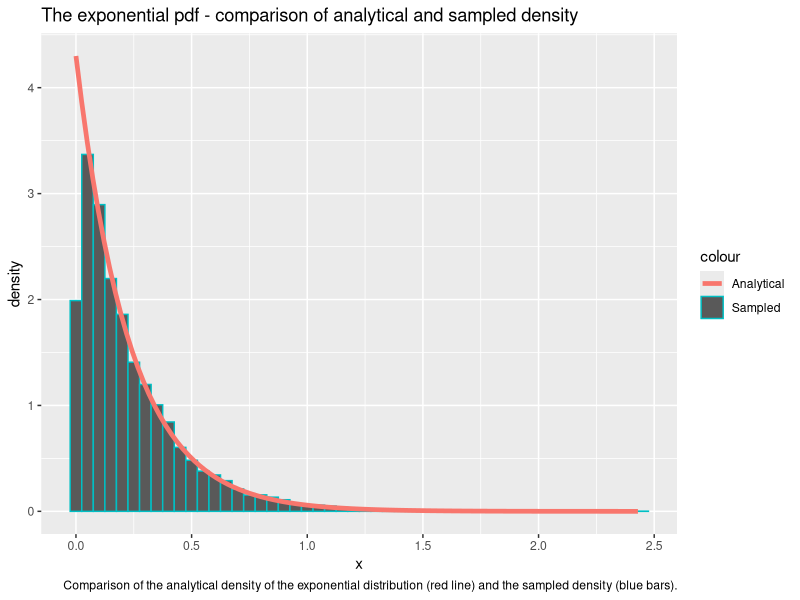
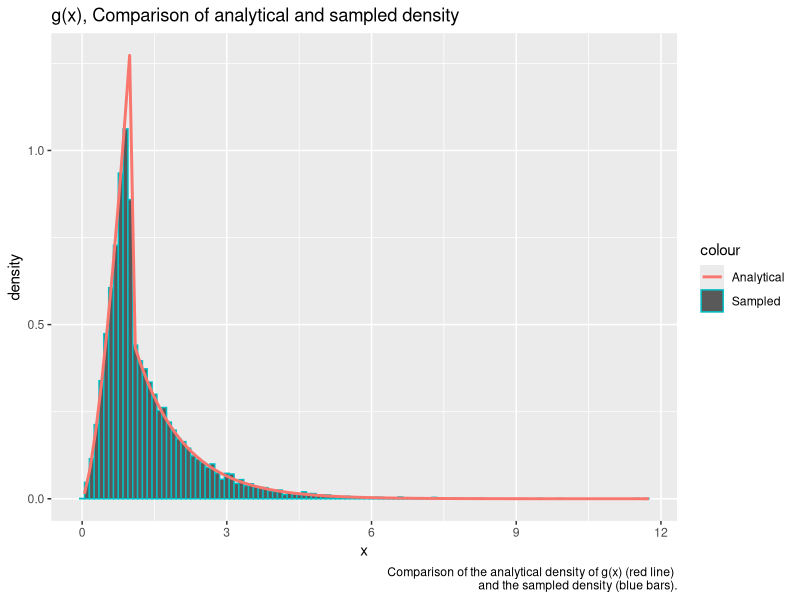
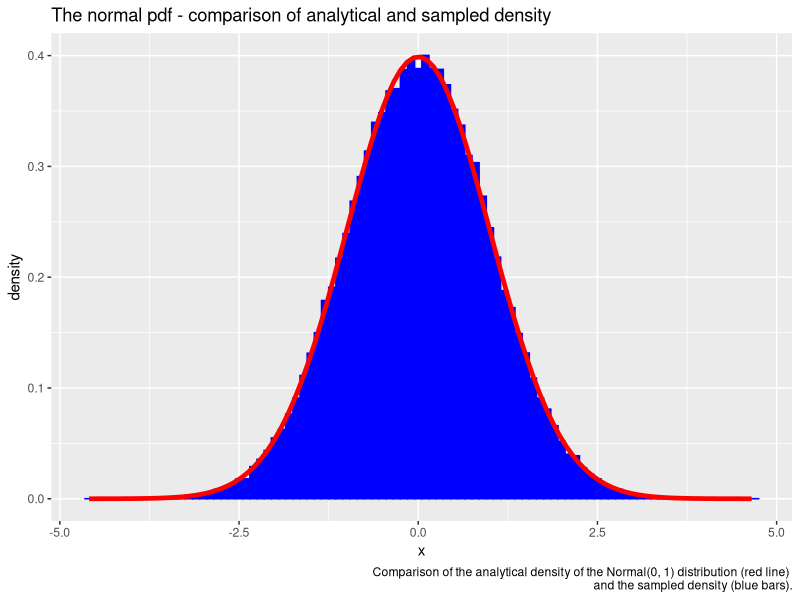
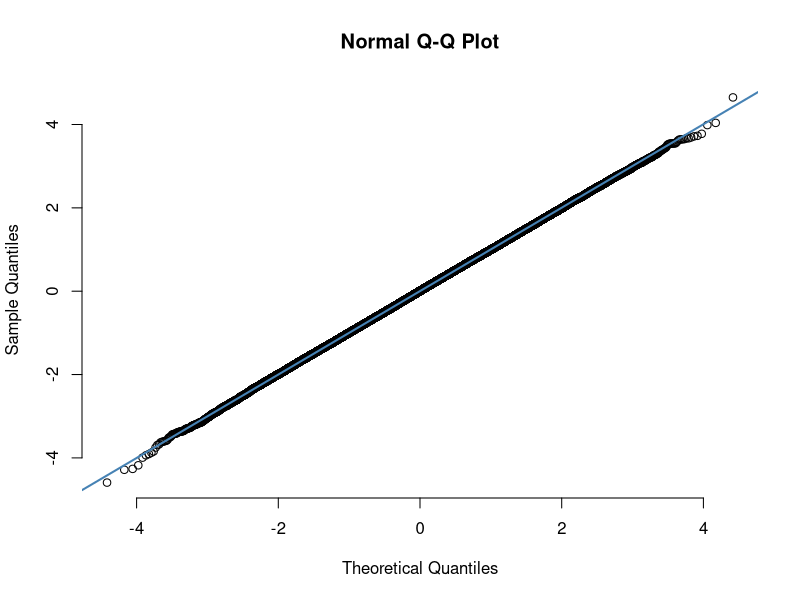
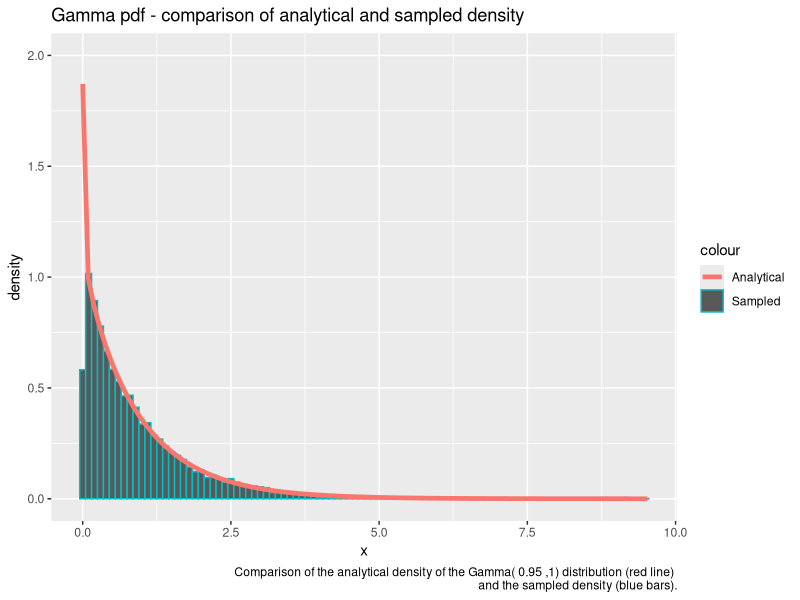
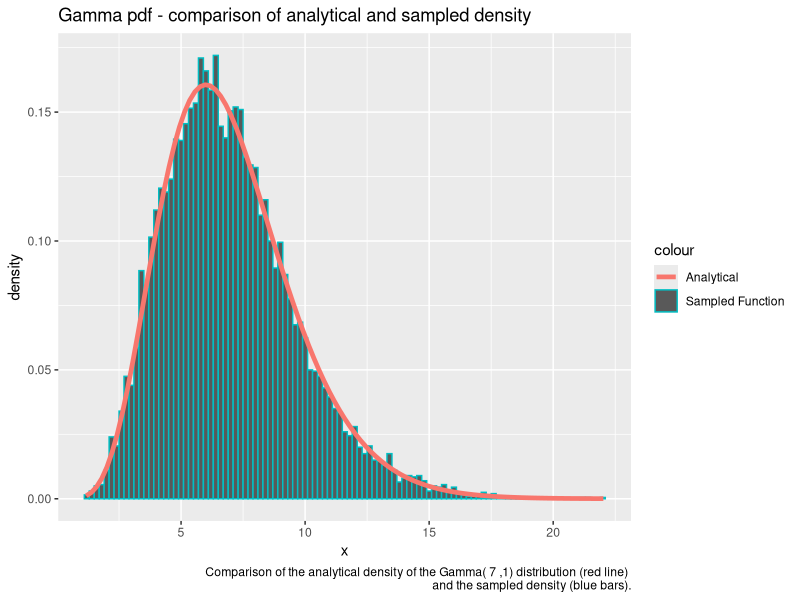
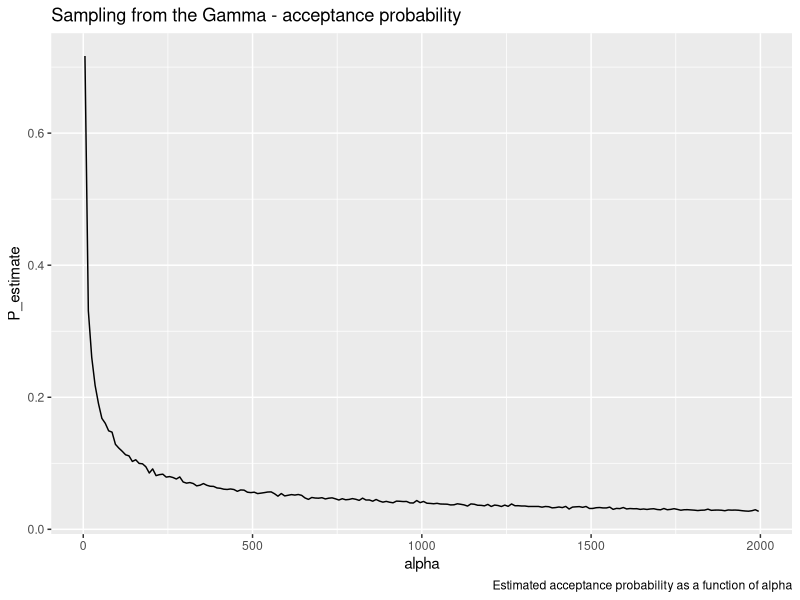
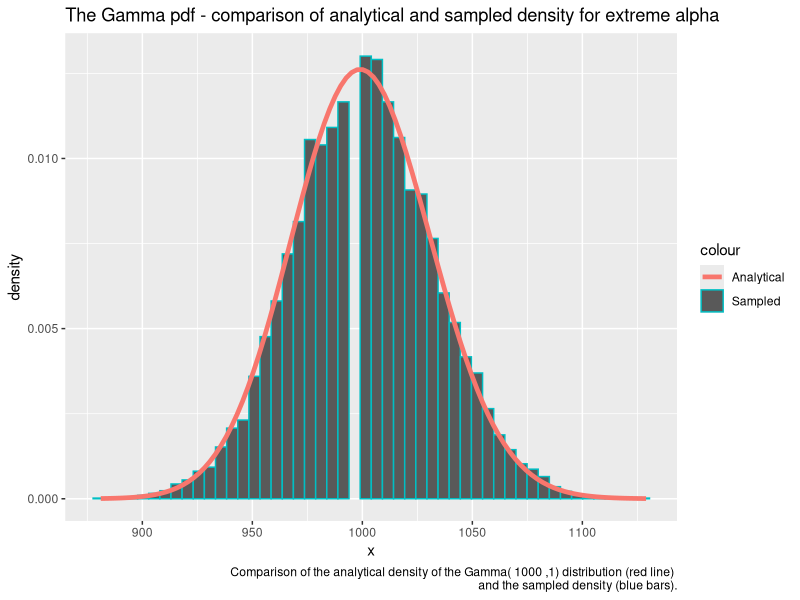

Recreate these plots in R, in order.
## ---- chunk 1
library(formatR)
showsol <- FALSE
library(knitr)
opts_chunk$set(tidy.opts = list(width.cutoff = 68), tidy = TRUE, warning = FALSE, error = FALSE, message = FALSE, echo = TRUE)
## ---- chunk 2
library(ggplot2) # Load library for plotting
exponential<- function(lambda, n=1){
  u = runif(n) # Draw uniformly distributed variables
  x = -1/lambda*log(u) # Do transformation to get exp. distr. variables 
  return(x)
}
## ---- chunk 3
n = 10000
lambda = 4.300
x = exponential(lambda,n) # Draw samples from created function
cat('Theoretical mean: ', 1/lambda,' Computed mean: ', mean(x),'\n')
cat('Theoretical variance: ', 1/lambda^2, ' Computed variance: ', var(x))
## ---- chunk 4
# Prepare generated samples for plotting by putting them in a dataframe 
df2 <- data.frame(theo=seq(0,max(x),length.out=n), x=x)
# Plot the data
ggplot(df2, aes(x = x)) + geom_histogram(aes(y = ..density.., color = "Sampled"), binwidth=0.05) + stat_function(fun=dexp,geom = "line",size=1.6,args = (mean=lambda),aes(color="Analytical")) + ggtitle("The exponential pdf - comparison of analytical and sampled density") + labs(x='x', y='density', caption='Comparison of the analytical density of the exponential distribution (red line) and the sampled density (blue bars).')
## ---- chunk 5
# The function g(x) from problem A.2
g = function(x, alpha){
  c = alpha*exp(1)/(alpha+exp(1))
  result = vector(length = length(x))
  result[x<1.] = sapply(x[x<1.], function(x) c*x^(alpha - 1))
  result[x>=1.] = sapply(x[x>=1.], function(x) c*exp(-x))
  return(as.double(result))}
# The following function returns n from the density function g(x)
# by doing inversion sampling
G_inv = function(n, alpha){
  c = alpha*exp(1)/(alpha+exp(1))
  u = runif(n)
  result = vector(length = n)
  result[u < c/alpha] = (alpha/c * u[u < c/alpha])^(1/alpha)
  result[u >= c/alpha] = -log(1/alpha + exp(-1) - u[u >= c/alpha]/c)
  return(result)}

alpha = 2.5
n = 10000
xsamples = G_inv(n, alpha) # Sample from the density function g(x) by inversion sampling
c = alpha*exp(1)/(alpha+exp(1))
mean = c/(alpha+1) + 2*c/exp(1)
cat('Theoretical mean: ', mean, ' Sampled mean: ', mean(xsamples))
## ---- chunk 6
variance = c/(alpha+2)+5*c/exp(1) - mean^2
cat('Theoretical variance: ', variance, ' Sampled variance: ', var(xsamples))
## ---- chunk 7
# Prepare generated samples for plotting by putting them in a dataframe 
df2 <- data.frame(theo=seq(0,max(xsamples),length.out=n), value=xsamples)
# Plot the data
ggplot(df2, aes(x = value)) + geom_histogram(aes(y = ..density.., color='Sampled'), binwidth=0.1) + stat_function(fun=g,geom = "line",size=1., args = (mean=alpha), alpha=1., aes(color="Analytical")) + ggtitle("g(x), Comparison of analytical and sampled density") + labs(x='x', y='density', caption=paste('Comparison of the analytical density of g(x) (red line) \n and the sampled density (blue bars).'))
## ---- chunk 8
# Function to draw n i.i.d. Normal(0,1) variables
# based on Box-Muller transform
normal <- function(n){
  x_1 <- runif(n/2)
  x_2 <- exponential(1/2, n/2)
  y_1 <- sqrt(x_2)*cos(2*pi*x_1)
  y_2 <- sqrt(x_2)*sin(2*pi*x_1)
  y <- c(y_1,y_2)
  return(y)}
## ---- chunk 9
n = 100000
x <- normal(n) # Draw n i.i.d. Normal(0,1) variables
cat('Theoretical mean: ', 0,' Computed mean: ', mean(x),'\n')
cat('Theoretical variance: ', 1, ' Computed variance: ', var(x))
## ---- chunk 10
# Prepare generated samples for plotting by putting them in a dataframe 
df2 <- data.frame(theo=seq(0,max(x),length.out=n), value=x)
# Plot the data
ggplot(df2, aes(x = value)) + geom_histogram(aes(y = ..density..), binwidth=0.1, col = 'blue', fill = 'blue') + stat_function(fun=dnorm,geom = "line",size=1.6,col="red",args = list(mean=0, sd = 1)) + ggtitle("The normal pdf - comparison of analytical and sampled density") + labs(x='x', y='density', caption=paste('Comparison of the analytical density of the Normal(0, 1) distribution (red line) \n and the sampled density (blue bars).'))
# Make a qq-plot of the generated samples
qqnorm(x, pch = 1, frame = FALSE)
qqline(x, col = "steelblue", lwd = 2)
## ---- chunk 11
# Function to draw one sample of a d-variate Normal(mu, sigma) variable
# The function uses a transformation of d i.i.d. Normal(0,1) variables
normal_d <- function(d, mu, sigma){
  x <- normal(d)
  y <- mu + t(chol(sigma))%*%x
  return(y)}
## ---- chunk 12
d = 2
n = 100000
mu = c(1,2) # Mean vector
sigma = matrix(c(2.5,3,3,10),ncol=2,nrow=2) # Covariance matrix
sample = matrix(NA, ncol = d, nrow = n) # Prepare to draw samples
for (i in 1:n){
  sample[i,] <- normal_d(d,mu,sigma) # Draw n samples
}
average = apply(sample, 2,mean)
cat('Mean vector: \n')
average
covmat = cov(sample)
cat('Covariance matrix: \n')
covmat
## ---- chunk 13
library(nortest)
# Conduct Anderson-Daling test to check normality of the data
ad.test(sample[,1])
ad.test(sample[,2])
## ---- chunk 14
small_gamma = function(alpha, n=1){
  result = vector()
  iter = 0
  sampled = 0
  c = 1/(gamma(alpha)) * (1/alpha + exp(-1))
  
  while(sampled < n){

    # Sample from g(x)
    uniform2 = runif(n)
    x = G_inv(n, alpha)
    # Compute the acceptance probabilites
    probs = dgamma(x, alpha, rate=1) / (c * as.double(g(x, alpha)))
    # Append samples where u < f(x) / c g(x)
    result = append(result, x[uniform2 <= probs])
    # Increase counters
    sampled = sampled + sum(uniform2 <= probs)
    iter = iter + n
  }
  
  iter = iter - length(result) + n
  
  return(list(samples = result[seq(1:n)], iter = iter))
}
## ---- chunk 15
alpha = 0.95
G1 <- small_gamma(alpha, 10000)
df12 = data.frame(G1)

cat('Theoretical mean: ', alpha,' Computed mean: ', mean(G1$samples),'\n')
cat('Theoretical variance: ', alpha, ' Computed variance: ', var(G1$samples))
## ---- chunk 16
ggplot(data=df12, aes(x=samples)) + geom_histogram(data=df12, aes(x=samples, y=..density.., color="Sampled"), binwidth=0.1) +  stat_function(fun=dgamma, geom = "line",size=1.6, args = list(shape=alpha, rate=1), aes(x=samples, color = "Analytical")) + ggtitle("Gamma pdf - comparison of analytical and sampled density") + ylim(0. ,2.0) + labs(x='x', y='density', caption=paste('Comparison of the analytical density of the Gamma(', alpha, ',1) distribution (red line) \n and the sampled density (blue bars).'))
## ---- chunk 17
large_gamma <- function(alpha, n=1){
  #log transformations of a and b+
  loga = 1/2 * (alpha - 1) * (log(alpha - 1) - 1)
  logb = 1/2 * (alpha + 1) * (log(alpha + 1) - 1)
  result = vector(mode="numeric")
  
  i = 0
  iter = 0
  while (i < n){
    iter = iter + 1 
    log_x_1 = loga + log(runif(1))
    log_x_2 = logb + log(runif(1))
    #equivalent condition of (x_1, x_2) in C_f
    if (2*log_x_1 <= (alpha - 1)*(log_x_2 - log_x_1) - exp(log_x_2 - log_x_1)){
      result = append(result, exp(log_x_2 - log_x_1))
      i = i + 1
    }
    else{}
  }
  list(samples = result, iter = iter)
}
## ---- chunk 18
alpha = 7.
G2 = large_gamma(alpha, 10000)
cat('Theoretical mean: ', alpha,' Computed mean: ', mean(G2$samples),'\n')
cat('Theoretical variance: ', alpha, ' Computed variance: ', var(G2$samples))
## ---- chunk 19
df16 = data.frame(data=G2)

ggplot(df16, aes(x=data.samples)) + geom_histogram(data=df16, aes(x = data.samples, y=..density.., color="Sampled Function"), binwidth=0.2) + stat_function(fun=dgamma,geom = "line",size=1.6,aes(color='Analytical'),args = list(shape=alpha, rate = 1)) + ggtitle("Gamma pdf - comparison of analytical and sampled density") + labs(x='x', y='density', caption=paste('Comparison of the analytical density of the Gamma(', alpha, ',1) distribution (red line) \n and the sampled density (blue bars).'))
## ---- chunk 20
iterations = c()

for (alpha in seq(2, 2000, 10)){
  #Sample 1000 gamma variables for a particular alpha
  G = large_gamma(alpha, 1000)
  #Iter is here the average over all 1000 samples
  iterations = append(iterations, G$iter)
}

df15 = data.frame(alpha = seq(5, 2000, 10), P_estimate = 1000/iterations)

ggplot(df15, aes(x = alpha, y = P_estimate)) + geom_line() + ggtitle("Sampling from the Gamma - acceptance probability") + labs(caption='Estimated acceptance probability as a function of alpha')
## ---- chunk 21
gamma2 = function(alpha, beta=1, n  = 1){
  if (alpha == 1.0){
    return(list(samples = exponential(beta, n), iter = n))
  }
  else if (alpha <= 1){
    G = small_gamma(alpha, n)
    G$samples = G$samples / beta
    return(G)
  }
  else if (alpha > 1){
    G = large_gamma(alpha, n)
    G$samples = G$samples / beta
    return(G)
  }
}

alpha = 1000
beta = 1

G = gamma2(alpha, beta, 10000)
df17 <- data.frame(G)

histo = hist(G$samples, plot=F)
ggplot(df17, aes(x = samples)) + geom_histogram(aes(y = ..density.., color='Sampled'), bins=50) + stat_function(fun=dgamma,geom = "line",size=1.6,aes(color='Analytical'),args = list(shape=alpha, rate=beta)) + ggtitle("The Gamma pdf - comparison of analytical and sampled density for extreme alpha") + ylim(0, 1.1*max(histo$density)) + labs(x='x', y='density', caption=paste('Comparison of the analytical density of the Gamma(', alpha, ',1) distribution (red line) \n and the sampled density (blue bars).'))
## ---- chunk 22
library(MCMCpack)
get_gamma_samples <- function(alpha){
  return(gamma2(alpha)$samples)
}

dirichlet <- function(alpha){
  z<- sapply(alpha,get_gamma_samples)
  x <- z/sum(z)
  return(x)
}
## ---- chunk 23
k = 5
n = 20000
x <- matrix(NA, ncol = k, nrow = n)
alpha <- exponential(1,k)
for (i in 1:n){
  x[i,] <- dirichlet(alpha)
}
cat('Theoretical mean: ', alpha/sum(alpha),'\n','Computed mean: ', apply(x,2,mean),'\n')
cat('Theoretical variance: ', alpha*(sum(alpha)-alpha)/(sum(alpha)^2*(sum(alpha)+1)),'\n', 'Computed variance: ', apply(x,2,var))
## ---- chunk 24
n <- 10000
alpha <- rep(1,k)
x <- matrix(NA, ncol = k, nrow = n)
for (i in 1:n){
  x[i,] <- dirichlet(alpha)
}
y <- as.vector(rdirichlet(n,alpha))
rfunc = data.frame(value = y)
ourfunc = data.frame(value = as.vector(x))
rfunc$type = 'R function'
ourfunc$type = 'Our function'
df = rbind(rfunc,ourfunc)
ggplot(df, aes(value, fill = type)) + 
   geom_histogram(alpha = 0.5, aes(y = ..density..), position = 'identity') + ggtitle('Comparison of Dirichlet samplers') + labs(x='x', y='density', caption=paste('Comparison of the sampled density of x_k\n sampled from our dirichlet sampler (red bars) and the sampler from MCMpack (blue bars)'))
## ---- chunk 25
df2 <- data.frame(theo=seq(0,max(x[,1]),length.out=n), value=x[,1])
ggplot(df2, aes(x = value)) + geom_histogram(aes(y = ..density..), 
      binwidth = 0.005,fill = 'blue', color = 'blue') + stat_function(fun=dbeta,geom = "line",size=1.6,col="red",args = list(shape1=1,shape2=k-1)) + ggtitle("Our function vs. analytical density") + labs(x='x', y='density', caption=paste('Comparison of the sampled density of x_1 sampled from our dirichlet sampler (blue bars) and the Beta distribution (red line)'))
## ---- chunk 26
f <- function(x){
  return((2+x)^125*(1-x)^38*x^34)
}

optimum = optimize(f,c(0,1),maximum = TRUE)

draw_samples <- function(n){
  samples <- rep(NA,n)
  iter = 0
  for (i in 1:n){
    finish = 0
    while(finish ==0){
      iter = iter + 1
      x_sample <- runif(1)
      alpha <- f(x_sample)/optimum$objective
      u = runif(1)
      if (u <=alpha){
        samples[i] <- x_sample
        finish <- 1
      }
    }
  }
  return(list(samples = samples, iterations = iter))
}
## ---- chunk 27
n = 10000
g <- function(x){
  return(f(x)*x)
}
f_density <- function(x){return(f(x)/integrate(f,0,1)$value)}
y <- draw_samples(n)
cat("Computed mean: ", sum(y$samples)/n, '\n')
cat("Theoretical mean: ", integrate(g,0,1)$value/integrate(f,0,1)$value, '\n')
df <- data.frame(theo=seq(0,1,length.out=n), value=y$samples)
ggplot(df, aes(x = value)) + geom_histogram(aes(y = ..density..), binwidth=0.001, col = 'blue', fill = 'blue') + stat_function(fun=f_density,geom = "line",size=1.6,col="red") + ggtitle("Comparison of analytical and sampled density") + xlim(0,1) + geom_segment(x = sum(y$samples)/n, xend = sum(y$samples)/n, y = 0, yend = 100, col = "green", size = 1.2, linetype = "longdash") + labs(x='x', y='density', caption=paste('Comparison of the sampled density of x_k sampled from our dirichlet sampler (red bars) and the sampler from MCMpack (blue bars)'))
## ---- chunk 28
cat("Average random numbers generated: ", y$iterations/n, '\n')
cat("Theoretical expected number: ", optimum$objective/integrate(f,0,1)$value)
## ---- chunk 29
unscaled_posterior_target = function(x){
  return(f_density(x)*dbeta(x, 1, 5))
}

NC_posterior = integrate(unscaled_posterior_target, 0, 1)$value

posterior_target = function(x){
  return(unscaled_posterior_target(x) / NC_posterior) 
}

posterior_target_mean_density = function(x){
  return(x * posterior_target(x))
}

theoretical_mean = integrate(posterior_target_mean_density, 0, 1)$value

weights = posterior_target(y$samples) / f_density(y$samples)
posterior_mean = sum(y$samples*weights) / (n)
cat("IS posterior mean estimate:", posterior_mean, "\n")
cat("Analytical posterior mean:", theoretical_mean)
## ---- chunk 30
unscaled_weights = unscaled_posterior_target(y$samples) / f(y$samples)
posterior_mean_SN = sum(y$samples*unscaled_weights) / (sum(unscaled_weights))

cat("self-normalizing IS posterior mean estimate:", posterior_mean_SN, "\n")
cat("Analytical posterior mean:", theoretical_mean)
## ---- chunk 31
dbeta2 = function(x){
  return(dbeta(x, 1, 5))
}
est = sum(y$samples)/n
cat(paste('Mass left of x =',est,':', integrate(dbeta2, 0, est)$value))
